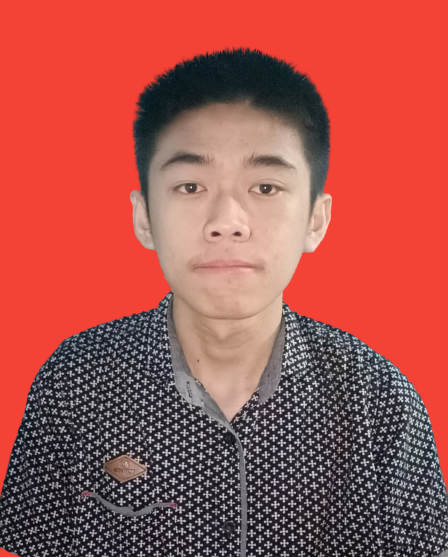
#> input picture image/gambar.png, 448 x 557 px
$ python -i cartoonizer.py   (imports and definitions only)
#> lines starting #> are read from the running program, lines starting #| are printed output that depends on the picture
#> further down, picture is the input picture: shape (557, 448, 3); mean B, G, R 78.2, 83.9, 168.2
import cv2
import numpy as np
from scipy.spatial.distance import cdist

#membaca file gambar, ganti ukuran, dan mengambil nilai RGB
# [9 lines left out: function read, not called in this run]

#membuat edgemask dengan canny
def edgemask(img):
    gray = cv2.cvtColor(img, cv2.COLOR_BGR2GRAY)
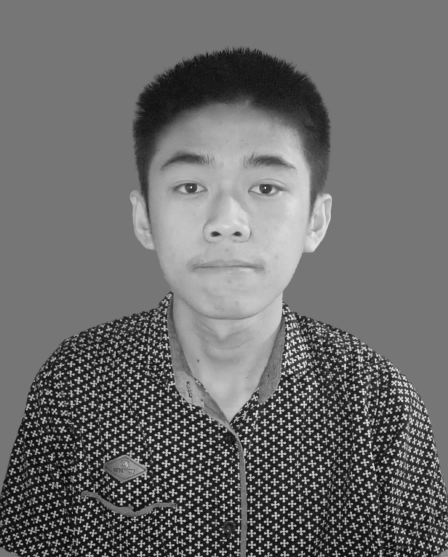
#> gray: shape (557, 448); min 11, max 234, mean 108.3
    edges1 = cv2.Canny(gray,100,150)
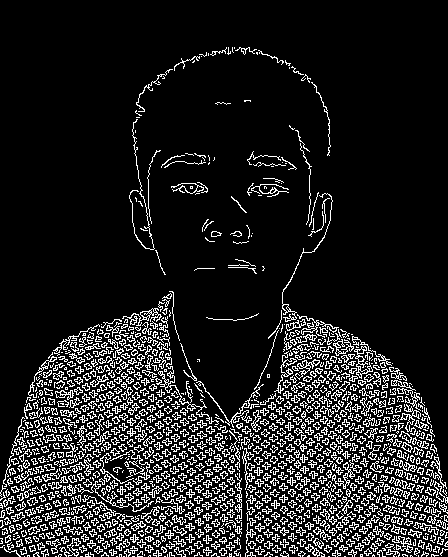
#> edges1: shape (557, 448); 12.8% white in thin lines or dots
    edges1 = cv2.bitwise_not(edges1)
#> edges1: shape (557, 448); 87.2% white; black in thin lines or dots
    return edges1

#Mendapatkan Centroid(digunakan untuk elbow method)
def centroid(data, crit, k):
    ret, label, center = cv2.kmeans(data, k, None, crit, 10, cv2.KMEANS_RANDOM_CENTERS)
    return center

#Menemukan nilai K optimal dengan elbow method
# [55 lines left out: functions elbow, kmeans, cluster, not called in this run]


def cartoon(img,edges):
    c = cv2.bitwise_and(img, img, mask=edges)
    return c

>>> import cv2
>>> picture = cv2.imread('image/gambar.png')
>>> result = edgemask(picture)
